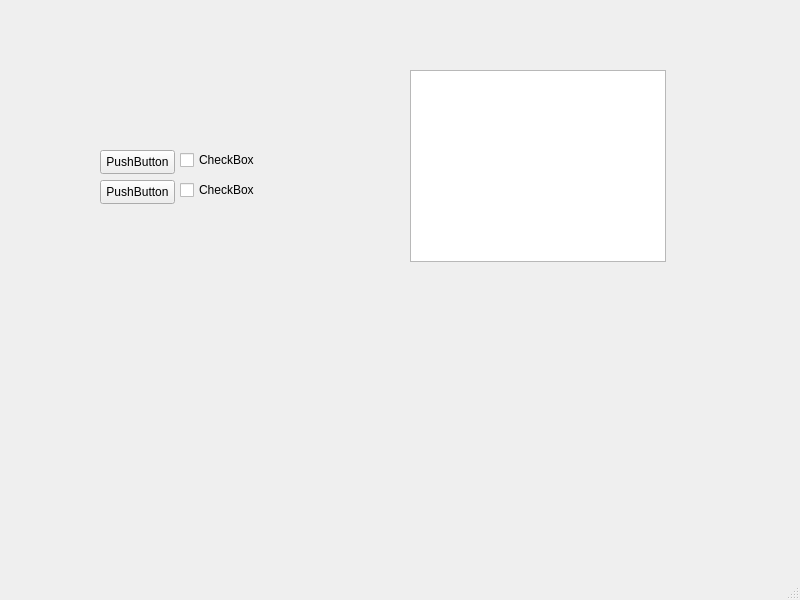
<?xml version="1.0" encoding="UTF-8"?>
<ui version="4.0">
 <class>hello_qt</class>
 <widget class="QMainWindow" name="hello_qt">
  <property name="geometry">
   <rect>
    <x>0</x>
    <y>0</y>
    <width>800</width>
    <height>600</height>
   </rect>
  </property>
  <property name="windowTitle">
   <string>hello_qt</string>
  </property>
  <widget class="QWidget" name="centralwidget">
   <widget class="QPushButton" name="pushButton">
    <property name="geometry">
     <rect>
      <x>100</x>
      <y>150</y>
      <width>75</width>
      <height>24</height>
     </rect>
    </property>
    <property name="text">
     <string>PushButton</string>
    </property>
   </widget>
   <widget class="QPushButton" name="pushButton_2">
    <property name="geometry">
     <rect>
      <x>100</x>
      <y>180</y>
      <width>75</width>
      <height>24</height>
     </rect>
    </property>
    <property name="text">
     <string>PushButton</string>
    </property>
   </widget>
   <widget class="QListView" name="listView">
    <property name="geometry">
     <rect>
      <x>410</x>
      <y>70</y>
      <width>256</width>
      <height>192</height>
     </rect>
    </property>
   </widget>
   <widget class="QCheckBox" name="checkBox">
    <property name="geometry">
     <rect>
      <x>180</x>
      <y>150</y>
      <width>82</width>
      <height>20</height>
     </rect>
    </property>
    <property name="text">
     <string>CheckBox</string>
    </property>
   </widget>
   <widget class="QCheckBox" name="checkBox_2">
    <property name="geometry">
     <rect>
      <x>180</x>
      <y>180</y>
      <width>82</width>
      <height>20</height>
     </rect>
    </property>
    <property name="text">
     <string>CheckBox</string>
    </property>
   </widget>
  </widget>
  <widget class="QMenuBar" name="menubar">
   <property name="geometry">
    <rect>
     <x>0</x>
     <y>0</y>
     <width>800</width>
     <height>33</height>
    </rect>
   </property>
  </widget>
  <widget class="QStatusBar" name="statusbar"/>
 </widget>
 <resources/>
 <connections/>
</ui>
